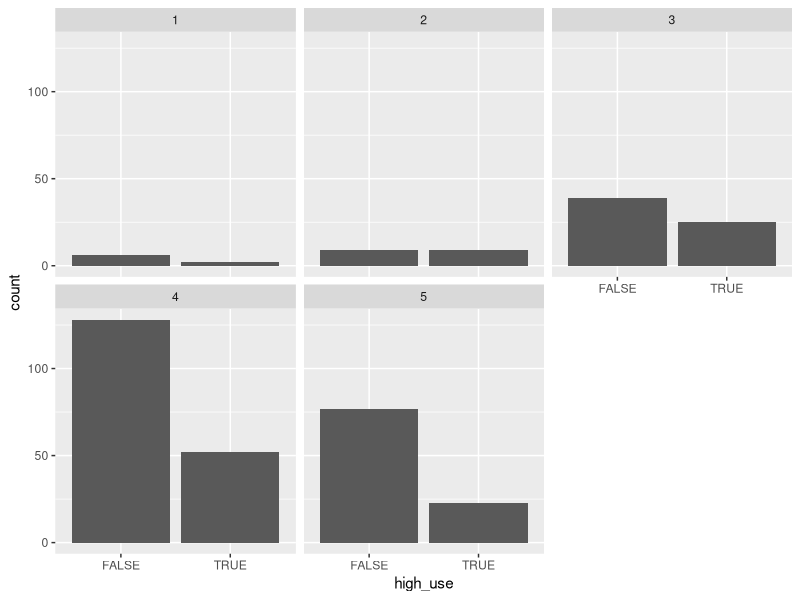
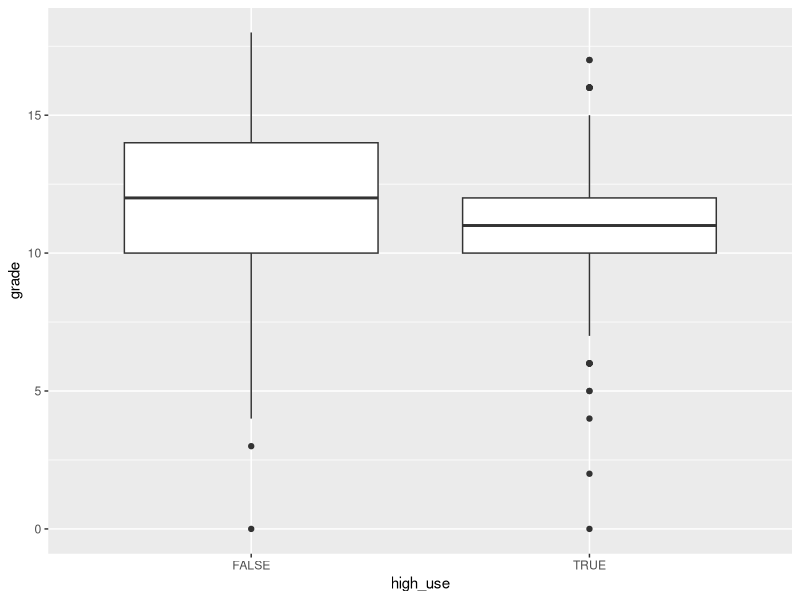
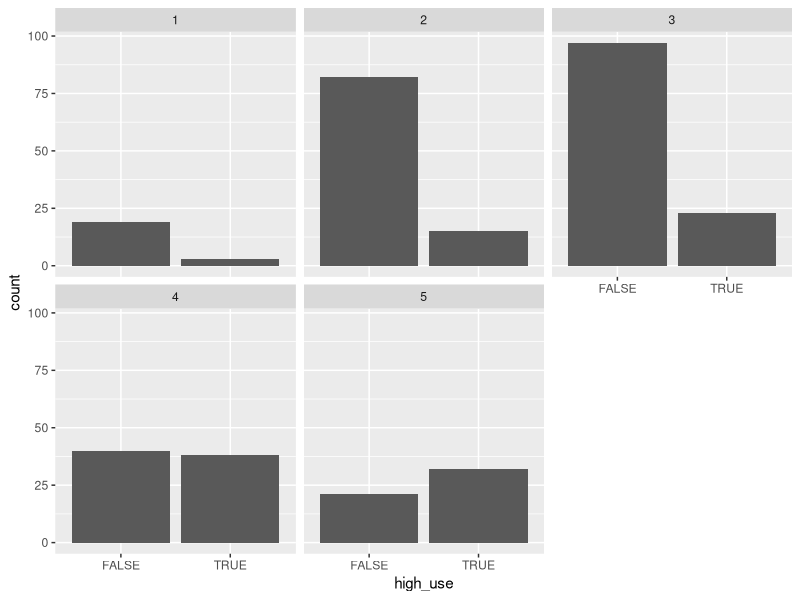

Recreate these plots in R, in order.
## ---- chunk 1
date()
library(ggplot2)
library(GGally)
library(dplyr)
alc <- read.csv("data/alc.csv")

## ---- chunk 2

head(alc)
glimpse(alc)

## ---- chunk 3

g1 <- ggplot(data = alc, aes(x = high_use))
g2 <- ggplot(data = alc, aes(x = alc_use))

# Plot bar plots grouped by family relations
g1 + geom_bar() + facet_wrap("famrel")
# Most respondents report great relations with their parents. In fact, there are very few respondents who report worse relations (famrel <=2) to begin with.
# Those with worse relations do not report higher alcohol use relative to those with better relations. 
# It's hard to tell counts from bar plots, so let's check cross-tabulations
alc %>% group_by(famrel, high_use) %>% summarise(count = n())
# Here, my hypothesis seems wrong.

# Plot boxplots of grade and high use
g3 <- ggplot(alc, aes(x = high_use, y = G3))
g3 + geom_boxplot() + ylab("grade")
# Non-high users seem to have slightly larger variation in their grades, and indeed better grades. There are some outliers among high users in both ends, though.

# Plot bar plots grouped by going out
g1 + geom_bar() + facet_wrap("goout")
# Most people seem to be in the "moderately outgoing" category (goout value at 3).
# Very outgoing people are more likely to report higher use of alcohol than lower use of alcohol, which lends support to my hypothesis. 
# Let's look at cross-tabulations, too
alc %>% group_by(goout, high_use) %>% summarise(count = n())

# Check cross-tabulations of failures and high use
alc %>% group_by(high_use, failures) %>% summarise(count = n())
# Can't really say that the data lend support to my hypothesis here: there are very few failures in total and they seem to be somewhat evenly distributed between high and non-high users. However, considering the proportions of high vs. non-high users, there are proportionally considerably more non-high users with zero failures.



## ---- chunk 4

m <- glm(high_use ~ famrel + G3 + goout + failures, data = alc, family = "binomial")

# compute odds ratios (OR)
OR <- coef(m) %>% exp

# compute confidence intervals (CI)
CI <- confint(m) %>% exp

# print out the odds ratios with their confidence intervals
cbind(OR, CI)

